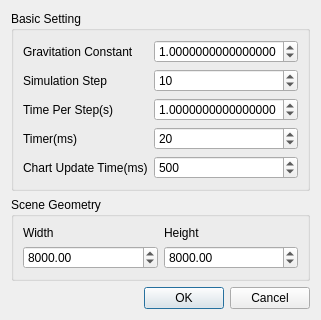
<?xml version="1.0" encoding="UTF-8"?>
<ui version="4.0">
 <class>BasicSettings</class>
 <widget class="QDialog" name="BasicSettings">
  <property name="geometry">
   <rect>
    <x>0</x>
    <y>0</y>
    <width>320</width>
    <height>283</height>
   </rect>
  </property>
  <property name="windowTitle">
   <string>Dialog</string>
  </property>
  <layout class="QVBoxLayout" name="verticalLayout_5">
   <item>
    <widget class="QGroupBox" name="groupBox">
     <property name="title">
      <string>Basic Setting</string>
     </property>
     <layout class="QHBoxLayout" name="horizontalLayout">
      <item>
       <layout class="QVBoxLayout" name="verticalLayout">
        <item>
         <widget class="QLabel" name="label">
          <property name="text">
           <string>Gravitation Constant</string>
          </property>
         </widget>
        </item>
        <item>
         <widget class="QLabel" name="label_2">
          <property name="text">
           <string>Simulation Step</string>
          </property>
         </widget>
        </item>
        <item>
         <widget class="QLabel" name="label_3">
          <property name="text">
           <string>Time Per Step(s)</string>
          </property>
         </widget>
        </item>
        <item>
         <widget class="QLabel" name="label_4">
          <property name="text">
           <string>Timer(ms)</string>
          </property>
         </widget>
        </item>
        <item>
         <widget class="QLabel" name="label_5">
          <property name="text">
           <string>Chart Update Time(ms)</string>
          </property>
         </widget>
        </item>
       </layout>
      </item>
      <item>
       <layout class="QVBoxLayout" name="verticalLayout_2">
        <item>
         <widget class="QDoubleSpinBox" name="gravitationConstant">
          <property name="decimals">
           <number>16</number>
          </property>
          <property name="maximum">
           <double>9999999999.000000000000000</double>
          </property>
          <property name="value">
           <double>1.000000000000000</double>
          </property>
         </widget>
        </item>
        <item>
         <widget class="QSpinBox" name="simulationStep">
          <property name="maximum">
           <number>999999999</number>
          </property>
          <property name="value">
           <number>10</number>
          </property>
         </widget>
        </item>
        <item>
         <widget class="QDoubleSpinBox" name="timePerStep">
          <property name="decimals">
           <number>16</number>
          </property>
          <property name="maximum">
           <double>9999999999.000000000000000</double>
          </property>
          <property name="value">
           <double>1.000000000000000</double>
          </property>
         </widget>
        </item>
        <item>
         <widget class="QSpinBox" name="timer">
          <property name="value">
           <number>20</number>
          </property>
          <property name="displayIntegerBase">
           <number>10</number>
          </property>
         </widget>
        </item>
        <item>
         <widget class="QSpinBox" name="chartUpdateTime">
          <property name="maximum">
           <number>9999</number>
          </property>
          <property name="value">
           <number>500</number>
          </property>
         </widget>
        </item>
       </layout>
      </item>
     </layout>
    </widget>
   </item>
   <item>
    <widget class="QGroupBox" name="groupBox_2">
     <property name="title">
      <string>Scene Geometry</string>
     </property>
     <layout class="QHBoxLayout" name="horizontalLayout_2">
      <item>
       <layout class="QVBoxLayout" name="verticalLayout_3">
        <item>
         <widget class="QLabel" name="label_6">
          <property name="text">
           <string>Width</string>
          </property>
         </widget>
        </item>
        <item>
         <widget class="QDoubleSpinBox" name="sceneWidth">
          <property name="maximum">
           <double>100000000000000000000.000000000000000</double>
          </property>
          <property name="singleStep">
           <double>1000.000000000000000</double>
          </property>
          <property name="value">
           <double>8000.000000000000000</double>
          </property>
         </widget>
        </item>
       </layout>
      </item>
      <item>
       <layout class="QVBoxLayout" name="verticalLayout_4">
        <item>
         <widget class="QLabel" name="label_7">
          <property name="text">
           <string>Height</string>
          </property>
         </widget>
        </item>
        <item>
         <widget class="QDoubleSpinBox" name="sceneHeight">
          <property name="maximum">
           <double>100000000000000000000.000000000000000</double>
          </property>
          <property name="singleStep">
           <double>1000.000000000000000</double>
          </property>
          <property name="value">
           <double>8000.000000000000000</double>
          </property>
         </widget>
        </item>
       </layout>
      </item>
     </layout>
    </widget>
   </item>
   <item>
    <widget class="QDialogButtonBox" name="buttonBox">
     <property name="orientation">
      <enum>Qt::Horizontal</enum>
     </property>
     <property name="standardButtons">
      <set>QDialogButtonBox::Cancel|QDialogButtonBox::Ok</set>
     </property>
    </widget>
   </item>
  </layout>
 </widget>
 <resources/>
 <connections>
  <connection>
   <sender>buttonBox</sender>
   <signal>accepted()</signal>
   <receiver>BasicSettings</receiver>
   <slot>accept()</slot>
   <hints>
    <hint type="sourcelabel">
     <x>248</x>
     <y>254</y>
    </hint>
    <hint type="destinationlabel">
     <x>157</x>
     <y>274</y>
    </hint>
   </hints>
  </connection>
  <connection>
   <sender>buttonBox</sender>
   <signal>rejected()</signal>
   <receiver>BasicSettings</receiver>
   <slot>reject()</slot>
   <hints>
    <hint type="sourcelabel">
     <x>316</x>
     <y>260</y>
    </hint>
    <hint type="destinationlabel">
     <x>286</x>
     <y>274</y>
    </hint>
   </hints>
  </connection>
 </connections>
</ui>
